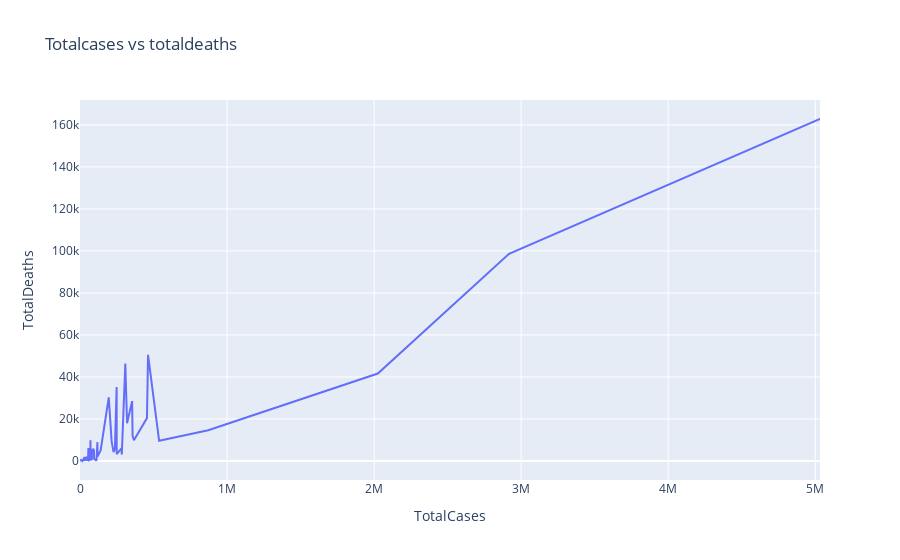

The code cell stored with this chart in its notebook:
### Code cell
fig = px.line(covid,x = 'TotalCases',y = 'TotalDeaths',title = 'Totalcases vs totaldeaths')
fig.show()

### Figure 1 — Plotly figure (JSON) as saved in the notebook; plotly's stock layout.template omitted (floating-point values rounded to 4 significant figures; data arrays with more than 128 entries replaced by an {"elided": "..."} marker saying what was removed)
{"data": [{"hovertemplate": "TotalCases=%{x}<br>TotalDeaths=%{y}<extra></extra>", "legendgroup": "", "line": {"color": "#636efa", "dash": "solid"}, "marker": {"symbol": "circle"}, "mode": "lines", "name": "", "orientation": "v", "showlegend": false, "type": "scatter", "x": {"elided": "209 int values"}, "xaxis": "x", "y": {"elided": "209 int values"}, "yaxis": "y"}], "layout": {"legend": {"tracegroupgap": 0}, "title": {"text": "Totalcases vs totaldeaths"}, "xaxis": {"anchor": "y", "domain": [0, 1], "title": {"text": "TotalCases"}}, "yaxis": {"anchor": "x", "domain": [0, 1], "title": {"text": "TotalDeaths"}}}}
